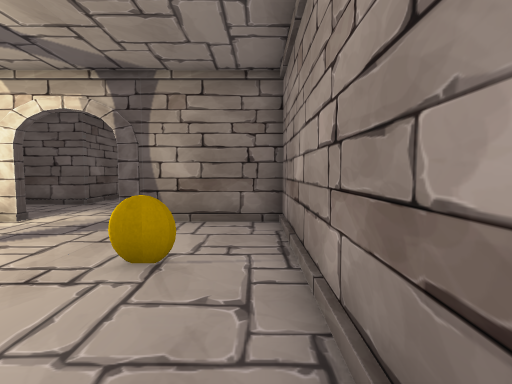
view 1 (above)

17 first-person views from a walk through a Unity game level. The camera is 1.3 m above the floor, tilts 4° down and sees 85° across. Doors are open. The floor is counted in squares, 1 m on a side. Each view is taken from the middle of a square. On the plan, view 1 faces up. The plan holds only what a view shows up to about 13 squares ahead; the rest is blank. The place goes on beyond the plan. The player is left out. Some animated figures are not drawn.

view 2
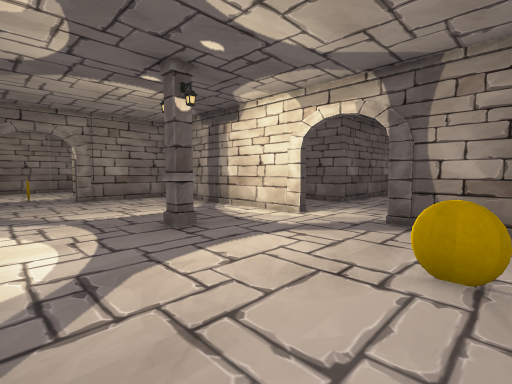

view 3
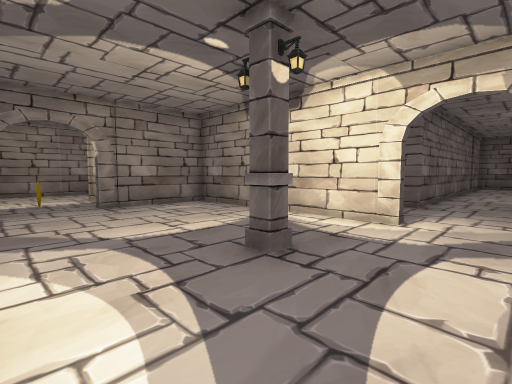

view 4
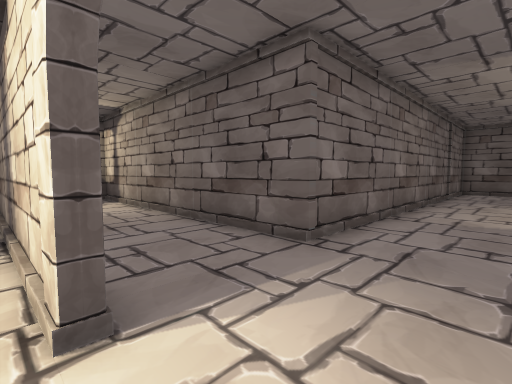

view 5
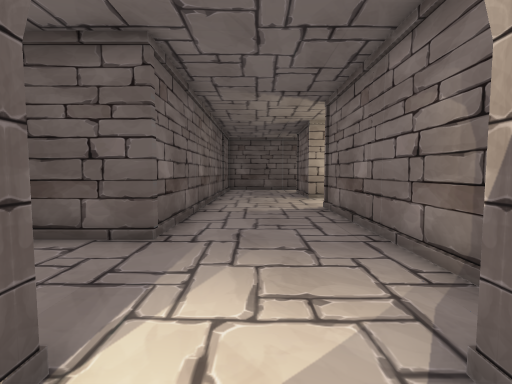

view 6
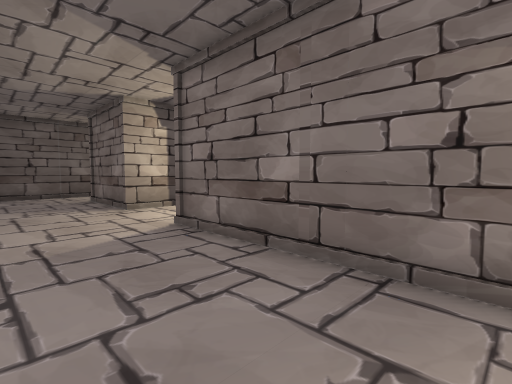

view 7
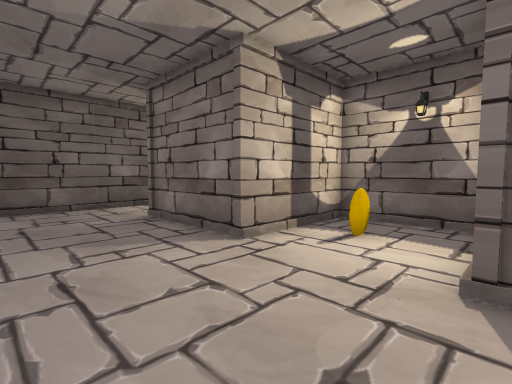

view 8
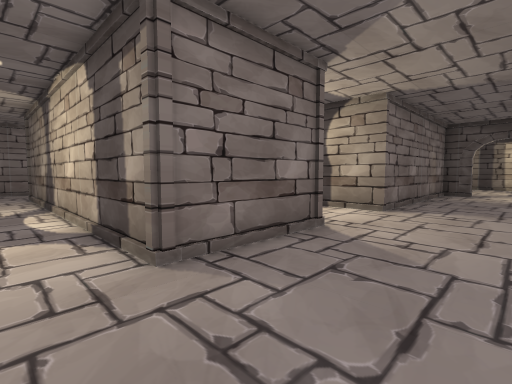

view 9
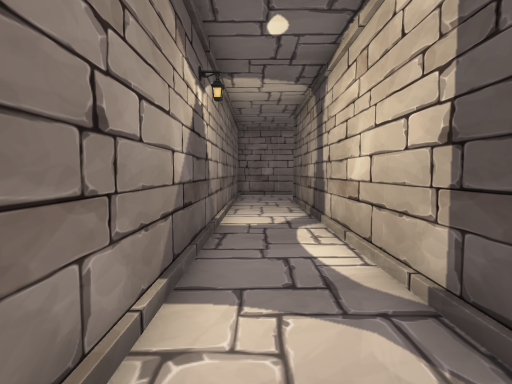

view 10
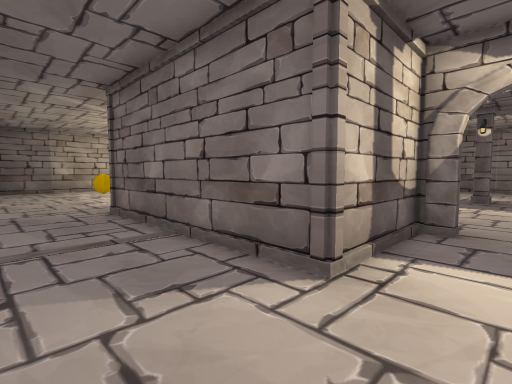

view 11
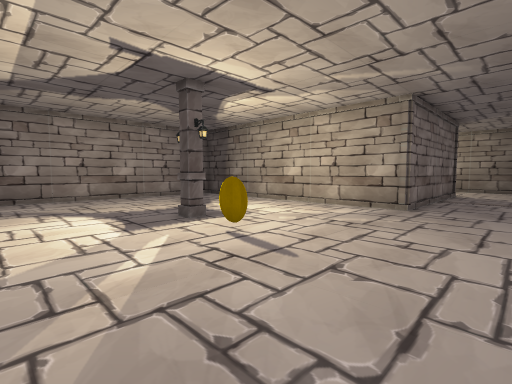

view 12
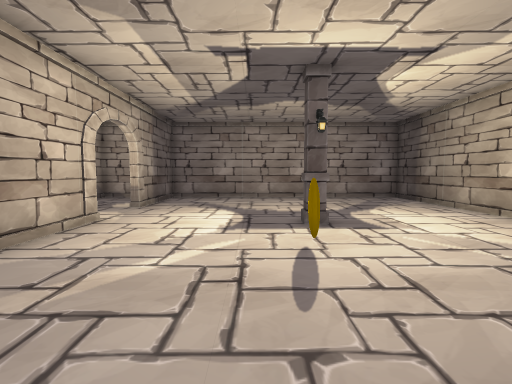

view 13
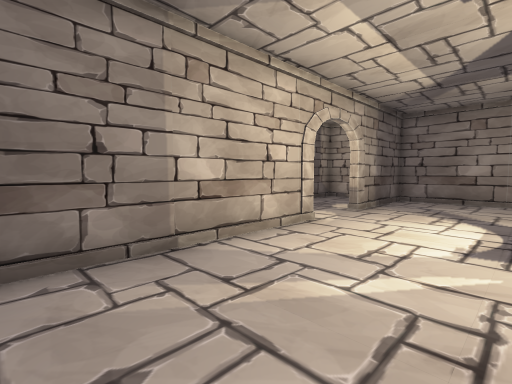

view 14
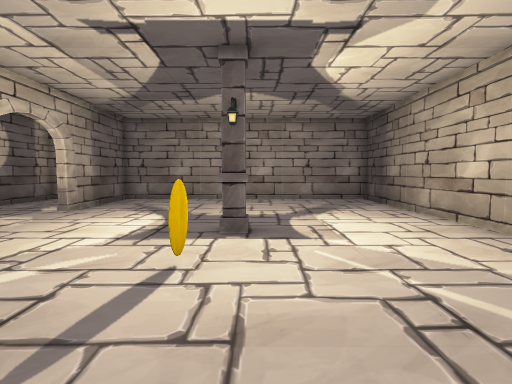

view 15
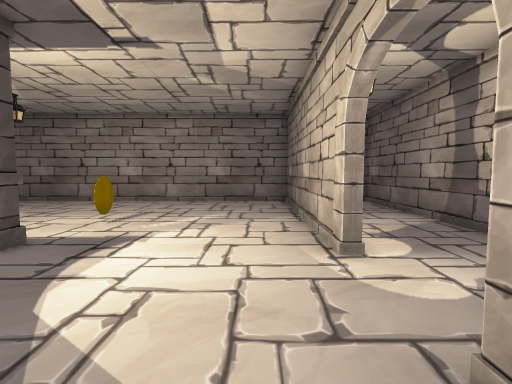

view 16
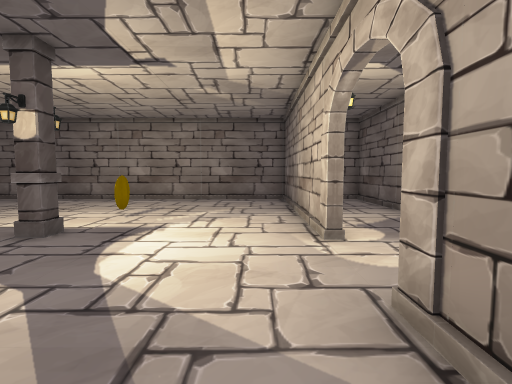

view 17
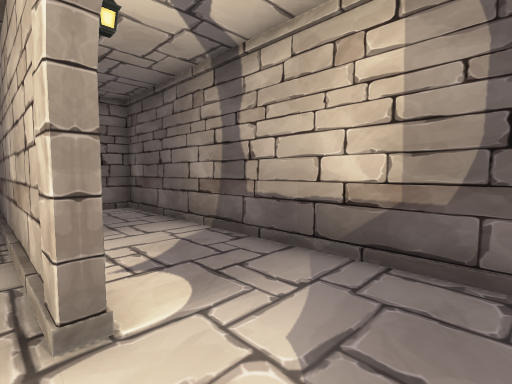

### Floor plan
Points are (right, up) in squares from view 1. A wall is a line through its corners. A room is listed if a view was taken in it or the views show most of it. See-through windows are left out.
Room 1 (views 1, 2, 3, 4, 5, 6, 7, 8, 9)
walls: (-6.3, 7.8) (-6.3, 7.4) (-15, 7.4) (-15, 3); (-2.4, 9) (-2.4, 16.4) (-0.1, 16.4); (1.6, 16.9) (1.6, 20.1) (-2.4, 20.1) (-2.4, 24.2) (10.8, 24.2); (-7.1, 22.4) (-7.1, 11.4) (-18, 11.4); (0.7, 0.6) (0.7, 7.4) (-3.6, 7.4); (10.6, 27) (-5.6, 27)
ways out: open door at (-15, 2) to room 2
objects: pillar (-7, 3) to (-7, 4)
Room 2 (views 10, 11, 12, 13, 14, 15, 16, 17)
walls: (-14.3, 23.8) (-14.3, 23.4) (-22.7, 23.4) (-22.7, 11.1); (-7.3, 18.2) (-7.3, 23.4) (-11.6, 23.4) (-11.6, 23.8); (-12.1, 27) (-22.7, 27) (-22.7, 26); (-14.9, 3.8) (-18.9, 3.8) (-18.9, 11.6) (-8, 11.6); (-15.4, 3) (-15.4, 3.8); (-7.9, 27) (-10.2, 27)
ways out: open door at (-15, 2) to room 1
objects: pillar (-15, 17) to (-15, 18)

Positions as (right, up) in squares from view 1, and headings:
1: (0, 0), facing up
2: (-1, 0), facing up-left
3: (-4, 0), facing up-left
4: (-4, 7), facing up-left
5: (-5, 6), facing up
6: (-6, 10), facing up-right
7: (-6, 16), facing up-right
8: (-6, 26), facing down-right
9: (-2, 26), facing right
10: (-22, 2), facing up-right
11: (-22, 22), facing down-right
12: (-22, 19), facing right
13: (-21, 19), facing up-right
14: (-21, 17), facing right
15: (-10, 22), facing left
16: (-9, 22), facing left
17: (-12, 23), facing up-left
